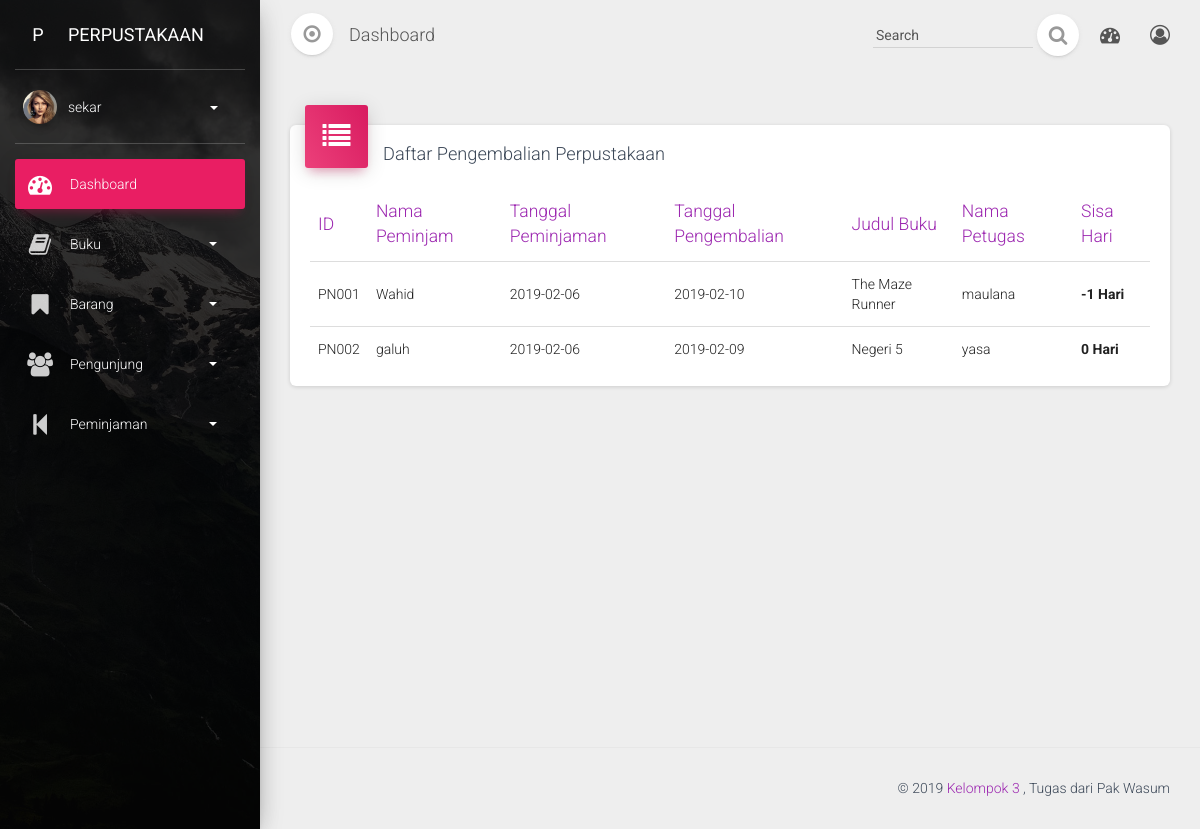
/home.php?module=kembalibuku (signed in), run on the app's committed database.
### tables this page shows
CREATE TABLE `peminjaman` (
  `id_peminjaman` varchar(8) NOT NULL,
  `tgl_pinjam` date NOT NULL,
  `tgl_kembali` date NOT NULL,
  `id_buku` varchar(8) NOT NULL,
  `judul` varchar(20) NOT NULL,
  `id_pengunjung` varchar(8) NOT NULL,
  `nama_pengunjung` varchar(25) NOT NULL,
  `id_petugas` varchar(8) NOT NULL,
  `nama_petugas` varchar(25) NOT NULL
);

### modul/md_peminjaman/list-kembali.php (the view)
<div class="container-fluid">
    <div class="row">
        <div class="col-md-12">
            <div class="card">
                <div class="card-header card-header-icon" data-background-color="rose">
                    <i class="fa fa-2x fa-list"></i>
                </div>
                <div class="card-content">
                    <h4 class="card-title">Daftar Pengembalian Perpustakaan</h4>
                    <div class="table-responsive">
                        <table class="table" id="grid-kembali">
                            <thead class="text-primary">
                                <th>ID</th>
                                <th>Nama Peminjam</th>
                                <th>Tanggal Peminjaman</th>
                                <th>Tanggal Pengembalian</th>
                                <th>Judul Buku</th>
                                <th>Nama Petugas</th>
                                <th>Sisa Hari</th>
                            </thead>
                            <tbody>
                                <?php
                                $qrkembali = mysqli_query($koneksi, "SELECT * FROM peminjaman");
                                while($datakembali = mysqli_fetch_array($qrkembali)) {
                                $awal = substr(date('Y-m-d'), 8,2) - substr($datakembali['tgl_kembali'], 8,2);
                                ?>
                                <tr>
                                <td><?php echo $datakembali['id_peminjaman']; ?></td>
                                <td><?php echo $datakembali['nama_pengunjung']; ?></td>
                                <td><?php echo $datakembali['tgl_pinjam']; ?></td>
                                <td><?php echo $datakembali['tgl_kembali']; ?></td>
                                <td><?php echo $datakembali['judul']; ?></td>
                                <td><?php echo $datakembali['nama_petugas']; ?></td>
                                <td><?php echo "<b>".$awal." Hari</b>"; ?></td>
                                </tr>
                                <?php
                                }
                                ?>
                            </tbody>
                        </table>
                    </div>
                </div>
            </div>
        </div>
    </div>
</div>

### home.php (shortened to what this page needs)
<!doctype html>
<html lang="en">
<head>
    <link href="assets/css/bootstrap.min.css" rel="stylesheet" />
    <link href="assets/css/material-dashboard.css?v=1.2.1" rel="stylesheet" />
    <link href="assets/css/demo.css" rel="stylesheet" />
    <link href="assets/css/font-awesome.css" rel="stylesheet">
</head>
<body>
    <div class="wrapper">
        <?php
        include "partial/sidebar.php";
        ?>
        <div class="main-panel">
            <?php include "partial/navbar.php"; ?>
            <div class="content">
                <?php include "navigator.php"; ?>
            </div>
            <?php include "partial/footer.php"; ?>
        </div>
    </div>
</body>
</html>

### partial/sidebar.php (shortened to what this page needs)
<div class="sidebar" data-active-color="rose" data-background-color="black" data-image="assets/img/sidebar-1.jpg">
            <div class="logo">
                <a href="?module=beranda" class="simple-text logo-mini">
                    P
                </a>
                <a href="?module=beranda" class="simple-text logo-normal">
                    Perpustakaan
                </a>
            </div>
            <div class="sidebar-wrapper">
                <div class="user">
                    <div class="photo">
                        <?php
                            if($_SESSION['position'] == 'kruhp') {
                        ?>
                        <img src="assets/img/faces/github.png" />
                        <?php
                            }else {
                        ?>
                        <img src="assets/img/faces/avatar.jpg" />
                        <?php
                            }
                         ?>
                    </div>
                    <div class="info">
                        <a data-toggle="collapse" href="#collapseExample" class="collapsed">
                            <span>
                                <?=$_SESSION['name_ses']; ?>
                                <b class="caret"></b>
                            </span>
                        </a>
                     </div>
                </div>
                <ul class="nav">
                    <li class="active">
                        <a href="?module=beranda">
                            <i class="fa fa-3x fa-dashboard"></i>
                            <p> Dashboard </p>
                        </a>
                    </li>
                    <li>
                        <a data-toggle="collapse" href="#pagesExamples">
                            <i class="fa fa-3x fa-book"></i>
                            <p> Buku
                                <b class="caret"></b>
                            </p>
                        </a>
                    </li>
                    <li>
                        <a data-toggle="collapse" href="#pagesExamples1">
                            <i class="fa fa-3x fa-bookmark"></i>
                            <p> Barang
                                <b class="caret"></b>
                            </p>
                        </a>
                    </li>
                    <li>
                        <a data-toggle="collapse" href="#pagesExamples2">
                            <i class="fa fa-3x fa-users"></i>
                            <p> Pengunjung
                                <b class="caret"></b>
                            </p>
                        </a>
                    </li>
                    <li>
                        <a data-toggle="collapse" href="#pagesExamples4">
                            <i class="fa fa-3x fa-step-backward"></i>
                            <p> Peminjaman
                                <b class="caret"></b>
                            </p>
                        </a>
                    </li>
                </ul>
            </div>
        </div>

### partial/navbar.php (shortened to what this page needs)
<nav class="navbar navbar-transparent navbar-absolute">
                <div class="container-fluid">
                    <div class="navbar-minimize">
                        <button id="minimizeSidebar" class="btn btn-round btn-white btn-fill btn-just-icon">
                            <i class="fa fa-dot-circle-o"></i>
                        </button>
                    </div>
                    <div class="navbar-header">
                        <a class="navbar-brand" href="#"> Dashboard </a>
                    </div>
                    <div class="collapse navbar-collapse">
                        <ul class="nav navbar-nav navbar-right">
                            <li>
                                <a href="?module=beranda" class="dropdown-toggle" data-toggle="dropdown">
                                    <i class="fa fa-4x fa-dashboard"></i>
                                </a>
                            </li>
                            <li>
                                <a href="#" class="dropdown-toggle" data-toggle="dropdown">
                                    <i class="fa fa-4x fa-user-circle-o"></i>
                                </a>
                            </li>
                        </ul>
                        <form class="navbar-form navbar-right" role="search">
                            <div class="form-group form-search is-empty">
                                <input type="text" class="form-control" placeholder=" Search ">
                            </div>
                            <button type="submit" class="btn btn-white btn-round btn-just-icon">
                                <i class="fa fa-search"></i>
                                <div class="ripple-container"></div>
                            </button>
                        </form>
                    </div>
                </div>
            </nav>

### navigator.php (shortened to what this page needs)
<?php
$modul = empty($_GET['module']) ? 'beranda' : $_GET['module'];
switch ($modul) {
	case 'kembalibuku':
		include "modul/md_peminjaman/list-kembali.php";
		break;
}
 ?>

### partial/footer.php (shortened to what this page needs)
<footer class="footer">
                <div class="container-fluid">
                    <p class="copyright pull-right">
                        &copy;
                        <a href="#"> Kelompok 3 </a>, Tugas dari Pak Wasum
                    </p>
                </div>
            </footer>

### data on the page
peminjaman: id_peminjaman "PN001", nama_pengunjung "Wahid", tgl_pinjam "2019-02-06", tgl_kembali "2019-02-10", judul "The Maze Runner", nama_petugas "maulana", tgl_kembali "-1"
peminjaman: id_peminjaman "PN002", nama_pengunjung "galuh", tgl_pinjam "2019-02-06", tgl_kembali "2019-02-09", judul "Negeri 5", nama_petugas "yasa", tgl_kembali "0"

### other printed values
$_SESSION['name_ses'] "sekar"
